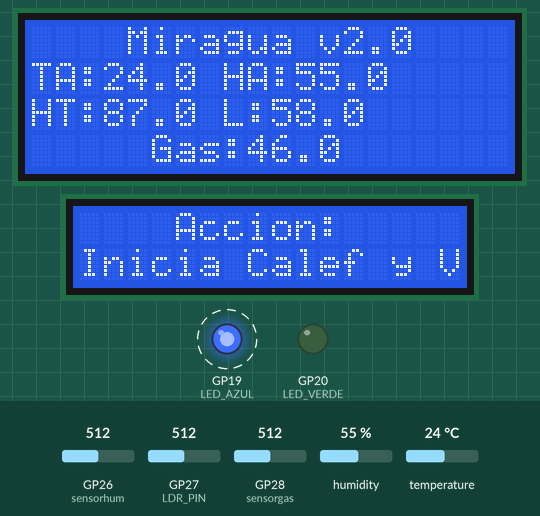
Bench run of a sketch on a simulated Raspberry Pi Pico. Shown: 20×4 character LCD, 16×2 character LCD, output pins drawn as LEDs (lit = HIGH). Dashed ring = blinking. The test bench sets the inputs (shaded band); at power-on: temperature 24 °C, GP28 (sensorgas) = 512, GP26 (sensorhum) = 512, GP27 (LDR_PIN) = 512, humidity 55 %. What the sketch prints to the serial monitor is not drawn.

Above: at 1.8 s.
1.9 s: temperature set to 27 °C
At 4.5 s:
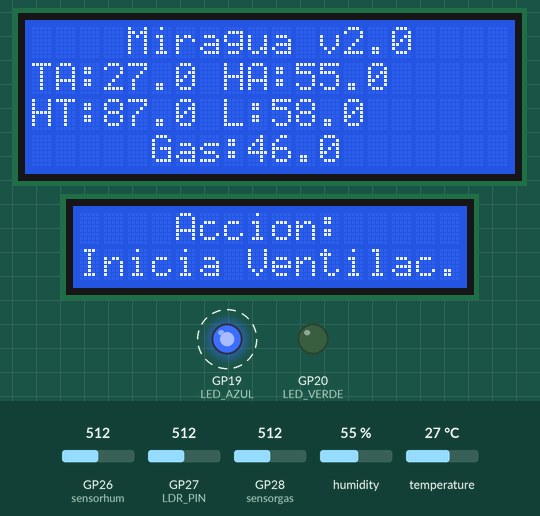
4.9 s: GP28 (sensorgas) set to 434
At 6.5 s:
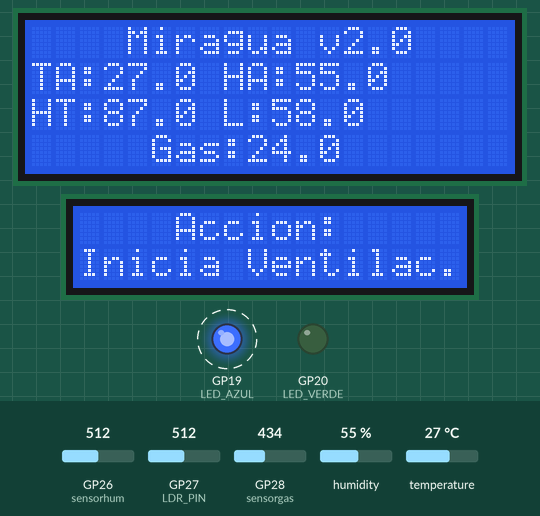
7.0 s: GP28 (sensorgas) set to 415
At 8.0 s:
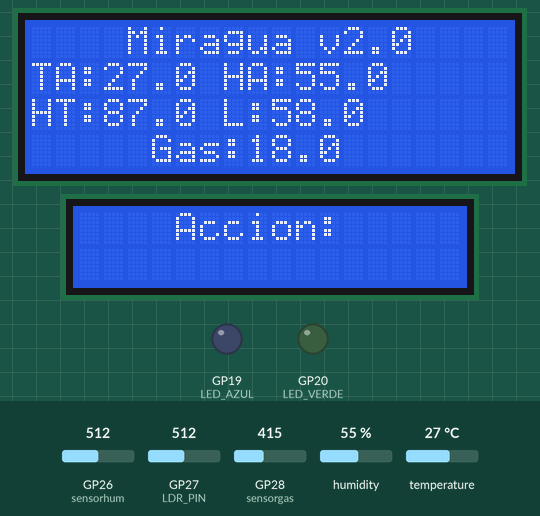
9.2 s: GP26 (sensorhum) set to 716
At 10.2 s:
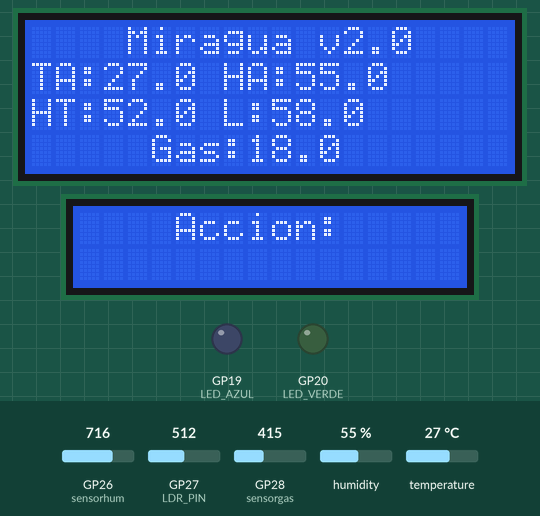
11.4 s: GP27 (LDR_PIN) set to 716
At 12.3 s:
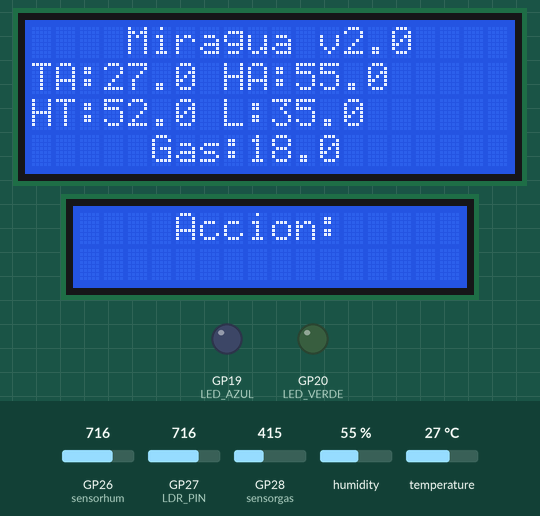
13.5 s: humidity set to 22 %
At 14.5 s:
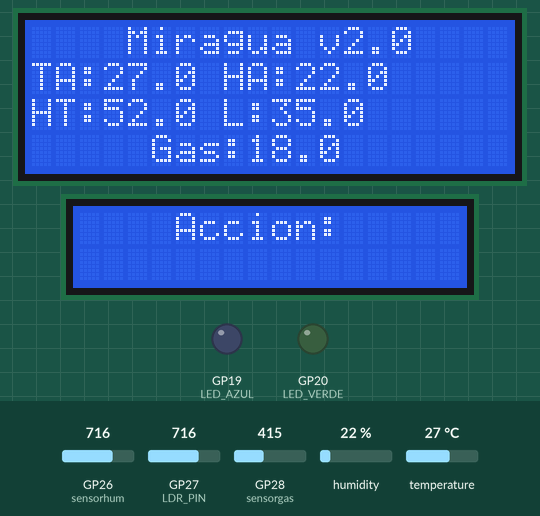
Timing chart, 0 to 16.5 s (numbered marks = the images above; inputs shaded):
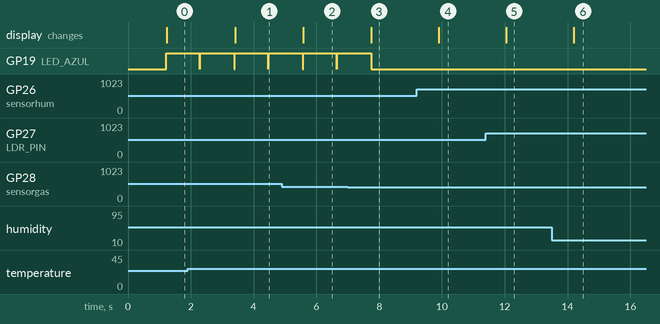

The sketch:

Miragua_2024_v2.ino
```cpp
#include <I2C_LCD.h>
#include <DHT.h>
#include <Arduino.h>
#include <Wire.h>
#include <stdlib.h>
#include <hardware/adc.h>

//defino el GPIO del DHT
#define DHTPIN 15
#define DHTTYPE DHT11

DHT dht(DHTPIN, DHTTYPE);

//defino el GPIO del sensor de gases GPIO28
float sensorgas = 28;

//defino el GPIO del sensor de humedad GPIO26
float sensorhum = 26;

//defino varibles para usar con el DHT
float ht = 0;
float hmed;

//defino el GPIO del sensor de luz GPIO27
#define LDR_PIN 27

//defino las salidas
#define LED_AZUL 19
#define LED_VERDE 20

//I=Definimos los 2 LCDs
// Primer LCD (I2C0)
I2C_LCD lcd(0x27);
// Segundo LCD (I2C1)
I2C_LCD lcd2(0x27, &Wire1);

void setup()
{
//Habilito los canales I2C
Wire.begin(); // Inicia I2C0
Wire1.setSDA(6); // Configura SDA para I2C1
Wire1.setSCL(7); // Configura SCL para I2C1
Wire1.begin();   // Inicia I2C1

//Inicializo el DHT
dht.begin();

//Defino e inicializo los 2 LCDs
lcd.begin(20,4); //LCD de datos
lcd.backlight();

lcd2.begin(16,2); //LCD de status
lcd2.backlight();

//Inicializo el puerto serial
Serial.begin(115200);

// defino los GPIOS de salida
pinMode(LED_AZUL, OUTPUT); // ventilacion
pinMode(LED_VERDE, OUTPUT); //riego
}

void loop()
{
delay(1000);
lcd.clear();
lcd2.clear();

//leemos la temp y humedad en el DHT
float h = dht.readHumidity();
float t = dht.readTemperature();

//leemos la cantidad de luz
float luz = analogRead(LDR_PIN);
float l=map(luz, 140, 1023, 100, 0); //l = map(valor, mín orig, max orig, mín a escalar, max a escalar );

//leemos los gases
float gas = analogRead(sensorgas);
float sg = map(gas, 350, 700, 0, 100); // sg = map(valor, mín orig, max orig, mín a escalar, max a escalar );

//leemos la humedad de la tierra
hmed = analogRead(sensorhum);
ht=map(hmed, 430, 1023, 100, 0); //ht = map(valor, mín orig, max orig, mín a escalar, max a escalar );

if (isnan(h) || isnan(t)) //control del modulo DHT
  {
    //Serial.println(F("Failed to read from DHT sensor..."));
    lcd.setCursor(0,1);
    lcd.print("DHT Error...");
    return;
  }
 else
  {
  // Implrimo resultados de las lecturas en el LCD 20x4
  lcd.setCursor(4,0);
  lcd.print("Miragua v2.0");

  lcd.setCursor(0,1);
  lcd.print("TA:");
  lcd.print(t,1);
  lcd.print(" ");
  lcd.print("HA:");
  lcd.print(h,1);

  lcd.setCursor(0,2);
  lcd.print("HT:");
  lcd.print(ht,1);
  lcd.print(" ");
  lcd.print("L:");
  lcd.print(l,1);
  lcd.setCursor(5,3);
  lcd.print("Gas:");
  lcd.print(sg,1);

  //Imprimo los valores de los sensores en el serial para que se grafiquen por python
  //Imprimo "DHT_Temp:"
  Serial.println(t);
  //Imprimo "DHT_Hum:"
  Serial.println(h);
  //Imprimo "Humedad Terreno:"
  Serial.println(ht);
  //Imprimo "Lux:"
  Serial.println(l);
  //Imprimo "Gases:"
  Serial.println(sg);

  //Seteo a zero las salidas de respuesta
  digitalWrite(LED_AZUL, LOW);
  digitalWrite(LED_VERDE, LOW);

  //Tomo acciones segun los valores medidos
  lcd2.setCursor(4,0);
  lcd2.print("Accion: ");

  if (ht > 80 && t > 32)
  {
    digitalWrite(LED_AZUL, HIGH); // prendo ventilación
    lcd2.setCursor(0,1);
    lcd2.print("Inicia Ventilac");
    return;
  }
  else if (ht > 80 && t < 26)
  {
    digitalWrite(LED_AZUL, HIGH); // prendo ventilación
    lcd2.setCursor(0,1);
    lcd2.print("Inicia Calef y Vent");
    return;
  }
  else if (ht < 39 && t < 32 && l < 30)
  {
    digitalWrite(LED_VERDE, HIGH); // prendo riego
    lcd2.setCursor(0,1);
    lcd2.print("Inicia Riego");
    return;
  }
  else if (sg > 20)
  {
    digitalWrite(LED_AZUL, HIGH); // prendo ventilacion
    lcd2.setCursor(0,1);
    lcd2.print("Inicia Ventilac.");
  }
 }
}
```

Measured:
- the behaviour switches between 25 and 26 °C on temperature (found by bisection; images 0 and 1)
- the behaviour switches between 424 and 423 on GP28 (sensorgas) (found by bisection; images 2 and 3)
- after the input at 1.9 s, the display: changes after 1.5 s (image 1)
- after the input at 4.9 s, the display: changes after 0.69 s (image 2)
- after the input at 7.0 s, GP19 (LED_AZUL): goes on until 7.7 s, then stays LOW; the display: changes after 0.75 s (image 3)
- after the input at 9.2 s, the display: changes after 0.70 s (image 4)
- after the input at 11.4 s, the display: changes after 0.65 s (image 5)
- after the input at 13.5 s, the display: changes after 0.70 s (image 6)
